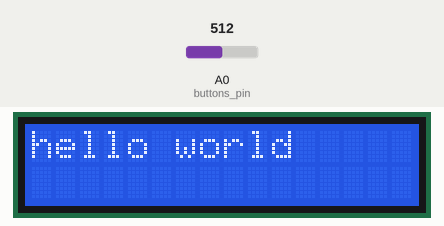
The sketch below on a simulated Arduino Uno, built with avr-gcc and run on an emulated ATmega328P. Parts: 16×2 character LCD. Inputs (shaded band) come from the test bench; at power-on: A0 (buttons_pin) = 512.

Above: at 0.1 s.
3.3 s: A0 (buttons_pin) set to 738
4.8 s: A0 (buttons_pin) set to 767
At 5.9 s:
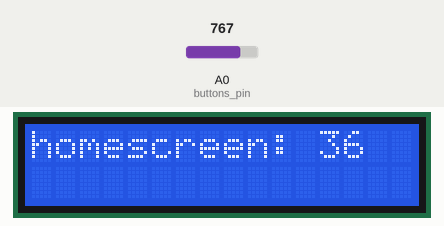
6.3 s: A0 (buttons_pin) set to 616
7.8 s: A0 (buttons_pin) set to 592
At 8.3 s:
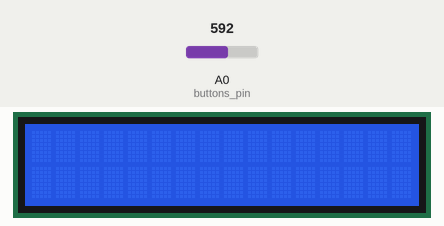
9.3 s: A0 (buttons_pin) set to 760
At 10.6 s:
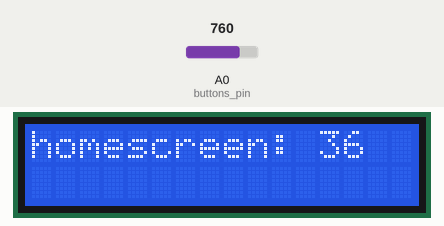
Timing chart, 0 to 11.8 s (numbered marks = the images above; inputs shaded):
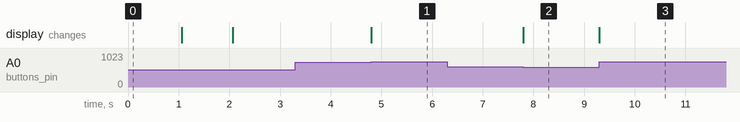

The sketch:

wemosD1R1_LCD_Kepad_Shield.ino
```cpp
#include "buttons.h"
//#include <Simpletimer.h> //you can find it in my repo it's fine way to manage all tasks
//Simpletimer refresh1;
uint8_t currentButtonPressed;
uint8_t get_button_pressed()//this is where you might need to make some edit becouse we work on 3.3 voltage on esp8266 this readings might looks diffrent depend on keypadshield version
{// for me numbers of buttons reduced to left down up right becouse the voltage surpassed 3.3 volts(at least i assume that's the case ) on select
    int val = analogRead(buttons_pin);
    if (val > 600 && val <= 750)
        return left;
    else if (val > 400 && val <= 600)
        return down;
    else if (val > 100 && val <= 400)
        return up;
   // else if (vall > ---- %% val < ----- )// edit that for yourself when you figure out what the readings are, you might need to add resistors
      //  return select
    else if (val >= 0 && val <= 100)
        return right;
    else
        return nopress;
}
void setup()
{

    pinMode(buttons_pin, INPUT);

    Serial.begin(9600);
    lcd.begin(16, 2);
    lcd.print("hello world");
    delay(1000);
    lcd.noDisplay();
    delay(1000);
    lcd.display();
}
void readbuttons()
{
    //if (refresh1.timer(200))
    //{
        currentButtonPressed = get_button_pressed();
    //}
}
void loop()
{

    lcd.setCursor(0, 0);
    readbuttons();

    switch (currentButtonPressed)
    {
    case up:
        lcd.clear();
        view_mode == homescreen ? view_mode = screen2, lcd.clear() : lcd.clear();

        break;
    case down:

        view_mode == screen2 ? view_mode = homescreen, lcd.clear() : lcd.clear();

        break;
    case left:

        break;
    case right:

        break;

    default:

        switch (view_mode)
        {
        case screen2:
            lcd.printf("screen2:%d", screen2);
            break;

        default:
            lcd.printf("homescreen: %d", homescreen);

            break;
        }
        break;
    }
}
```

buttons.h
```cpp
#ifndef buttons_h
#define buttons_h

#define D0 3
#define RX D0

#define D1 1
#define TX D1

#define D2 16

#define D3 5

#define D4 4

#define D5 14

#define D6 12

#define D7 13

#define D8 0

#define D9 2
#define BOARD_LED D9

#define D10 15
//custom  constants
#define nopress 30
#define selected 31
#define left 32
#define down 33
#define up 34
#define right 35
#define buttons_pin A0
#define homescreen 36
#define screen2 37
//custom  constants

//link A-pin

#include <LiquidCrystal.h>
LiquidCrystal lcd(D8, D9, D4, D5, D6, D7);
uint8_t view_mode = homescreen;

#endif
```

Measured:
- the behaviour switches between 750 and 751 on A0 (buttons_pin) (found by bisection; images 0 and 1)
- the behaviour switches between 601 and 600 on A0 (buttons_pin) (found by bisection; images 1 and 2)
- after the input at 3.3 s, every drawn part: stays the same
- after the input at 4.8 s, the display: changes at once (image 1)
- after the input at 6.3 s, every drawn part: stays the same
- after the input at 7.8 s, the display: changes at once (image 2)
- after the input at 9.3 s, the display: changes at once (image 3)
